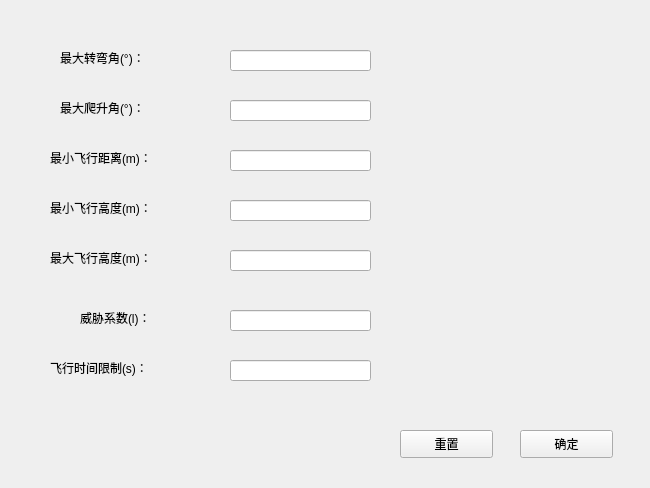
<?xml version="1.0" encoding="UTF-8"?>
<ui version="4.0">
 <class>MainWindow</class>
 <widget class="QWidget" name="MainWindow">
  <property name="geometry">
   <rect>
    <x>0</x>
    <y>0</y>
    <width>650</width>
    <height>488</height>
   </rect>
  </property>
  <property name="windowTitle">
   <string>无人机设置</string>
  </property>
  <widget class="QLabel" name="label">
   <property name="geometry">
    <rect>
     <x>60</x>
     <y>50</y>
     <width>131</width>
     <height>16</height>
    </rect>
   </property>
   <property name="text">
    <string>最大转弯角(°)：</string>
   </property>
  </widget>
  <widget class="QLabel" name="label_2">
   <property name="geometry">
    <rect>
     <x>60</x>
     <y>100</y>
     <width>131</width>
     <height>16</height>
    </rect>
   </property>
   <property name="text">
    <string>最大爬升角(°)：</string>
   </property>
  </widget>
  <widget class="QLabel" name="label_3">
   <property name="geometry">
    <rect>
     <x>50</x>
     <y>150</y>
     <width>131</width>
     <height>16</height>
    </rect>
   </property>
   <property name="text">
    <string>最小飞行距离(m)：</string>
   </property>
  </widget>
  <widget class="QLabel" name="label_4">
   <property name="geometry">
    <rect>
     <x>50</x>
     <y>200</y>
     <width>131</width>
     <height>16</height>
    </rect>
   </property>
   <property name="text">
    <string>最小飞行高度(m)：</string>
   </property>
  </widget>
  <widget class="QLabel" name="label_5">
   <property name="geometry">
    <rect>
     <x>50</x>
     <y>250</y>
     <width>131</width>
     <height>16</height>
    </rect>
   </property>
   <property name="text">
    <string>最大飞行高度(m)：</string>
   </property>
  </widget>
  <widget class="QLabel" name="label_6">
   <property name="geometry">
    <rect>
     <x>80</x>
     <y>310</y>
     <width>101</width>
     <height>16</height>
    </rect>
   </property>
   <property name="text">
    <string>威胁系数(l)：</string>
   </property>
  </widget>
  <widget class="QLabel" name="label_7">
   <property name="geometry">
    <rect>
     <x>50</x>
     <y>360</y>
     <width>131</width>
     <height>16</height>
    </rect>
   </property>
   <property name="text">
    <string>飞行时间限制(s)：</string>
   </property>
  </widget>
  <widget class="QLineEdit" name="lineEdit_8">
   <property name="geometry">
    <rect>
     <x>230</x>
     <y>50</y>
     <width>141</width>
     <height>21</height>
    </rect>
   </property>
  </widget>
  <widget class="QLineEdit" name="lineEdit_9">
   <property name="geometry">
    <rect>
     <x>230</x>
     <y>100</y>
     <width>141</width>
     <height>21</height>
    </rect>
   </property>
  </widget>
  <widget class="QLineEdit" name="lineEdit_10">
   <property name="geometry">
    <rect>
     <x>230</x>
     <y>150</y>
     <width>141</width>
     <height>21</height>
    </rect>
   </property>
  </widget>
  <widget class="QLineEdit" name="lineEdit_11">
   <property name="geometry">
    <rect>
     <x>230</x>
     <y>200</y>
     <width>141</width>
     <height>21</height>
    </rect>
   </property>
  </widget>
  <widget class="QLineEdit" name="lineEdit_12">
   <property name="geometry">
    <rect>
     <x>230</x>
     <y>250</y>
     <width>141</width>
     <height>21</height>
    </rect>
   </property>
  </widget>
  <widget class="QLineEdit" name="lineEdit_13">
   <property name="geometry">
    <rect>
     <x>230</x>
     <y>310</y>
     <width>141</width>
     <height>21</height>
    </rect>
   </property>
  </widget>
  <widget class="QLineEdit" name="lineEdit_14">
   <property name="geometry">
    <rect>
     <x>230</x>
     <y>360</y>
     <width>141</width>
     <height>21</height>
    </rect>
   </property>
  </widget>
  <widget class="QPushButton" name="pushButton_2">
   <property name="geometry">
    <rect>
     <x>400</x>
     <y>430</y>
     <width>93</width>
     <height>28</height>
    </rect>
   </property>
   <property name="text">
    <string>重置</string>
   </property>
  </widget>
  <widget class="QPushButton" name="pushButton">
   <property name="geometry">
    <rect>
     <x>520</x>
     <y>430</y>
     <width>93</width>
     <height>28</height>
    </rect>
   </property>
   <property name="text">
    <string>确定</string>
   </property>
  </widget>
 </widget>
 <resources/>
 <connections/>
</ui>
